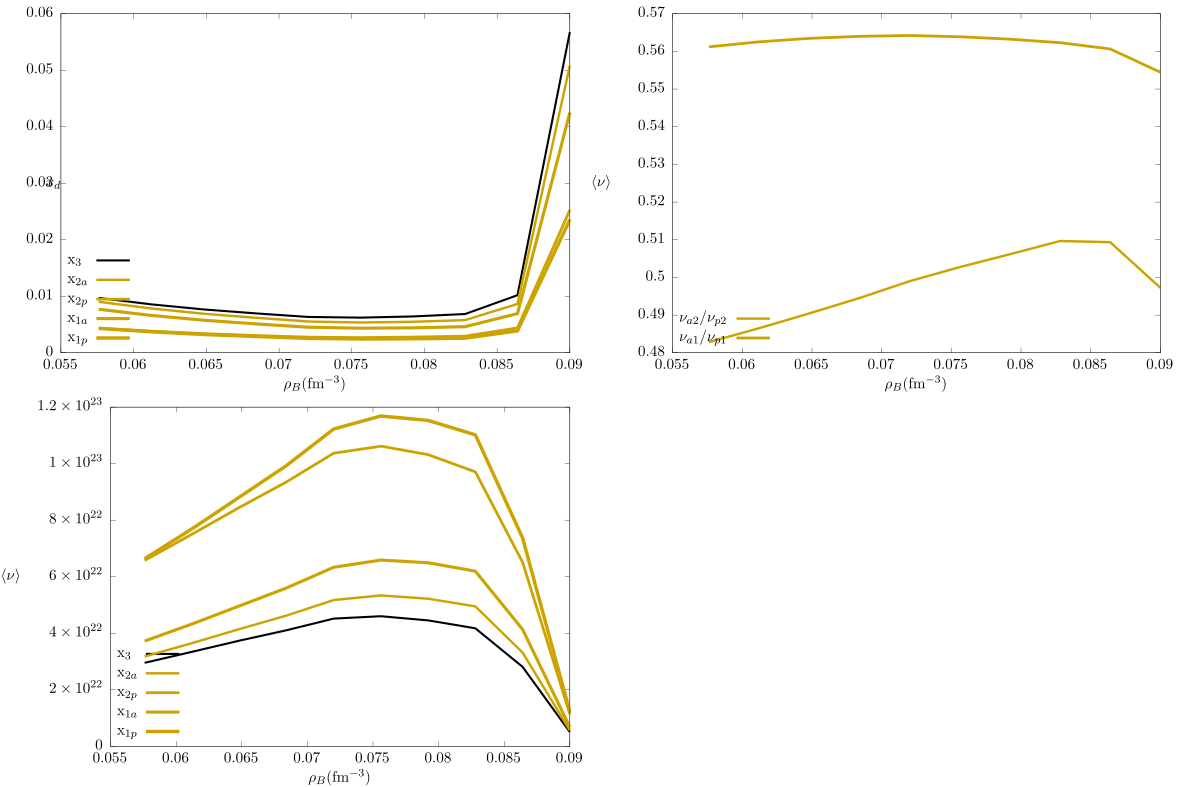

Source code (gnuplot):
set output 'frequencies.tex'
set terminal cairolatex pdf color colortext standalone size 30 cm, 20 cm

set multiplot layout 2,2
set xlabel "$\\rho_B$(fm$^{-3}$)"
#set linetype 1 linecolor rgb "#99004d"
#set linetype 2 linecolor rgb "#cca300"
#set linetype 3 linecolor rgb "#3333cc"
#set linetype 4 linecolor rgb "#cc6600"
#set linetype 5 linecolor rgb "#33cc33"
#
#set xtics 0.03
#set ytics ?
# set xrange[:0.95]

set key Left left  bottom spacing 1.5
#set label "$Y_p=0.3$" at 0.09,37 rotate by 5
#set label "$Y_p=0.5$" at 0.09,75 rotate by 15
#set label "$Y_p=0.1$" at 0.09,18 


set ylabel offset 6.0,0.0 "$x_d$" rotate by 0	
plot  "../data/coulomb_T0.000000.txt" u 1:2 	w l lw 6 			lc rgb "#black"   	title "x_{3}" ,\
			"../data/coulomb_T0.000000.txt" u 1:3		w l lw 7 			lc rgb "#cca300"   	title "x_{2a}" ,\
			"../data/coulomb_T0.000000.txt" u 1:4		w l lw 8 			lc rgb "#cca300"   	title "x_{2p}" ,\
			"../data/coulomb_T0.000000.txt" u 1:5		w l lw 9 			lc rgb "#cca300"   	title "x_{1a}" ,\
			"../data/coulomb_T0.000000.txt" u 1:6		w l lw 10			lc rgb "#cca300"   	title "x_{1p}"

set ylabel offset 0.0,0.0 "$\\langle \\nu \\rangle$" rotate by 0	
plot  "../data/coulomb_T0.000000.txt" u 1:($8/$9)		w l lw 7 			lc rgb "#cca300"   	title "$\\nu_{a2}/\\nu_{p2}$" ,\
			"../data/coulomb_T0.000000.txt" u 1:($10/$11)		w l lw 8 			lc rgb "#cca300"   	title "$\\nu_{a1}/\\nu_{p1}$"

set ylabel offset 0.0,0.0 "$\\langle \\nu \\rangle$" rotate by 0	
plot  "../data/coulomb_T0.000000.txt" u 1:7 	w l lw 6 			lc rgb "#black"   	title "x_{3}" ,\
			"../data/coulomb_T0.000000.txt" u 1:8		w l lw 7 			lc rgb "#cca300"   	title "x_{2a}" ,\
			"../data/coulomb_T0.000000.txt" u 1:9		w l lw 8 			lc rgb "#cca300"   	title "x_{2p}" ,\
			"../data/coulomb_T0.000000.txt" u 1:10	w l lw 9 			lc rgb "#cca300"   	title "x_{1a}" ,\
			"../data/coulomb_T0.000000.txt" u 1:11	w l lw 10			lc rgb "#cca300"   	title "x_{1p}"
